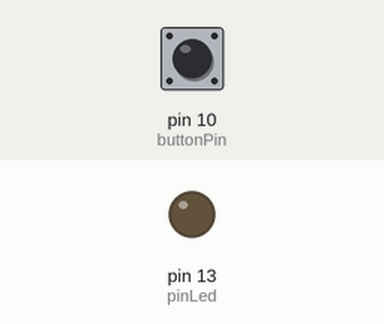
Recording of a sketch running on a simulated Arduino Uno, built with avr-gcc and run on an emulated ATmega328P. On the bench: output pins drawn as LEDs (lit = HIGH). Inputs (shaded band) come from the test bench; at power-on: pin 10 (buttonPin) LOW.

Above: at 1.2 s.
1.3 s: pin 10 (buttonPin) pulled HIGH for 0.15 s
At 2.3 s:
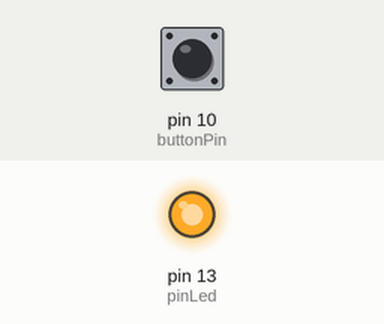
2.9 s: pin 10 (buttonPin) pulled HIGH for 1 s
At 3.5 s:
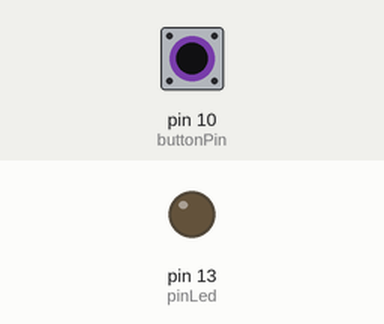
5.4 s: pin 10 (buttonPin) pulled HIGH for 3.2 s
At 6.6 s:
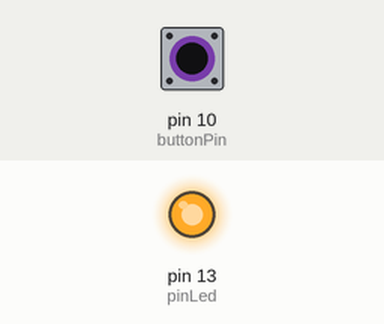
Timing chart, 0 to 8.4 s (numbered marks = the images above; inputs shaded):
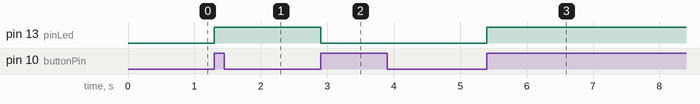

Measured:
- after the input at 1.3 s, pin 13 (pinLed): LOW → HIGH at once
- after the input at 2.9 s, pin 13 (pinLed): HIGH → LOW at once
- after the input at 5.4 s, pin 13 (pinLed): LOW → HIGH at once

The sketch:

pulsante.ino
```cpp
int pinLed = 13;
int tempo = 1000;
int buttonPin = 10;

void setup() {
  pinMode(pinLed, OUTPUT);
  pinMode(buttonPin, INPUT);
}

void loop() {
  if (digitalRead(buttonPin) == HIGH){
      digitalWrite(pinLed, !digitalRead(pinLed));
      while(digitalRead(buttonPin) == HIGH){
      }
  }
}
```
